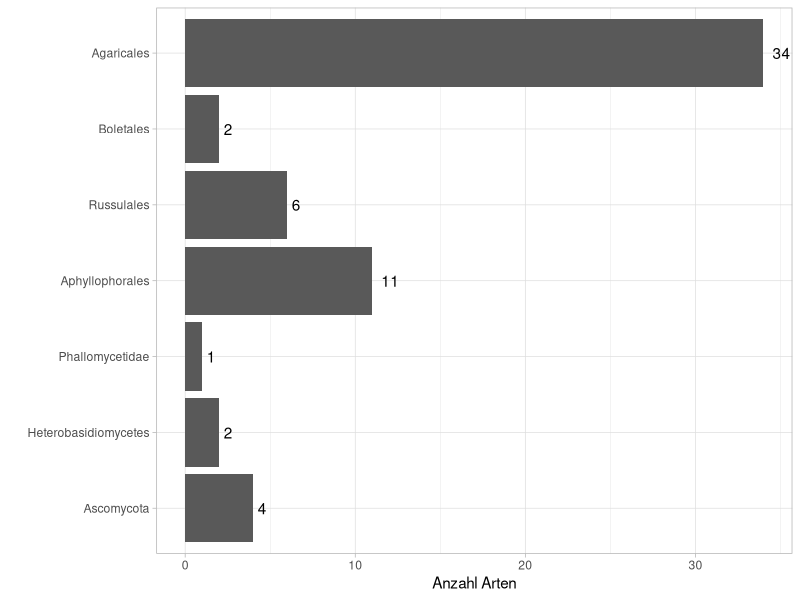
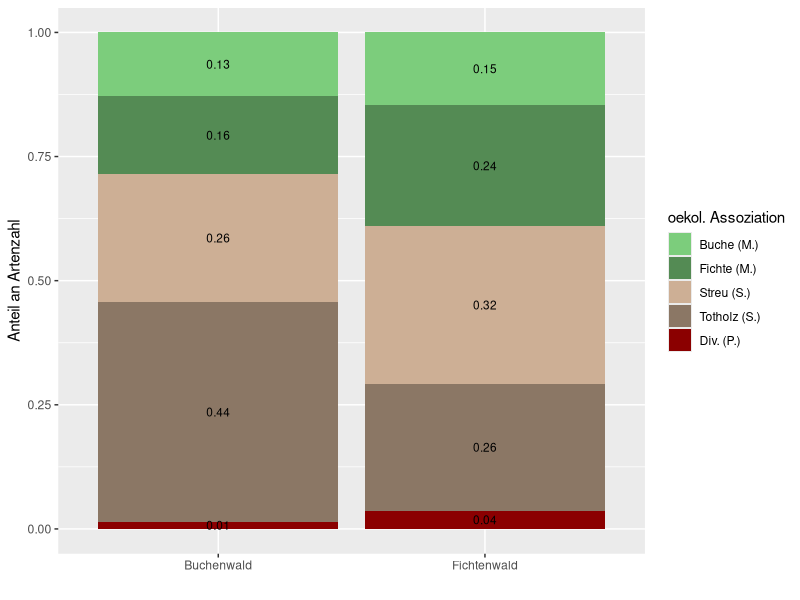
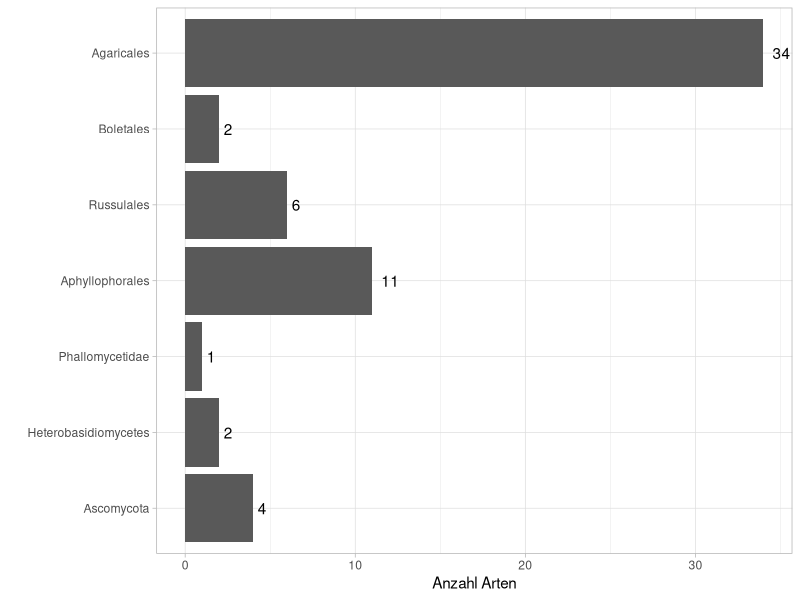
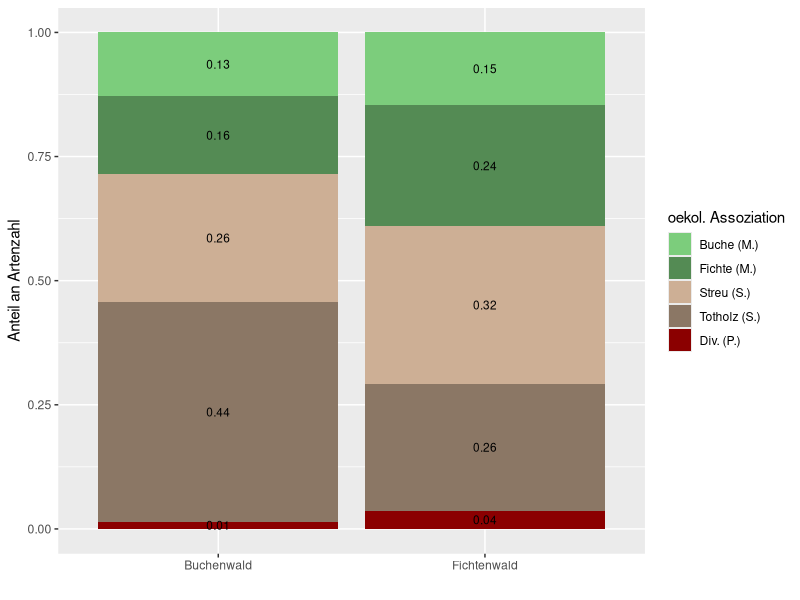

Source code (R) for these figures, in order:
# author: Lucien Schläpfer
# date: 01.11.2017 / updated 22.08.2020

library(ggplot2)
library(reshape2)
library(dplyr) # a.o. for select fxn

#setwd("/Users/lucien_schlaepfer/PycharmProjects/BK2_data_analysis") # TODO: SET RELATIVE PATH??

dat <- read.table("pilze.csv", na.strings="NA", sep = ";", header = T, stringsAsFactors=T)


### create summary columns
# combine by forest type
dat$F <- dat$exk1F+dat$exk2F
dat$B <- dat$exk1B+dat$exk2B
# combine by day (~1 week delta t)
dat$d1 <- dat$exk1F+dat$exk1B
dat$d2 <- dat$exk2F+dat$exk2B

### specify level order of the categorical data features -> right order for plotting
#str(dat)
x <- levels(dat$einteilung)
x <- x[c(3,5,6,2,7,4,1)] # specify order of taxa (loosely by phylogeny)
dat$einteilung <- ordered(dat$einteilung, x) # order by x
dat$ecol <- ordered(dat$ecol, c("M","S","P/H","P"))
#str(dat)

freq.bin <- as.data.frame(+(select(dat, "F", "B", "d1", "d2") >= 1))

#################################################################
######## DATA ANALYSIS ##########################################
#################################################################

# obtain counts of different properties
dat$standortunabh <- (freq.bin$F==1)&(freq.bin$B==1)
dat$fichteonly <- (freq.bin$F==1)&(freq.bin$B==0)
dat$bucheonly <- (freq.bin$F==0)&(freq.bin$B==1)
dat$tagunabh <- (freq.bin$d1==1)&(freq.bin$d2==1)
dat$fichte <- (freq.bin$F==1)
dat$buche <- (freq.bin$B==1)

l <- length(dat$name)
cat("present at pine site only:", sum(dat$fichteonly)/l)
cat("present at beech site only:", sum(dat$bucheonly)/l)
cat("present at both sites:", sum(dat$standortunabh)/l)
cat("present on both days:", sum(dat$tagunabh)/l)

# barplot abundance by taxon
ggplot(dat, aes(x=einteilung))+
  geom_bar()+
  coord_flip()+
  theme_light()+
  scale_fill_grey()+
  labs(x="",y="Anzahl Arten")+
  stat_count(aes(label=..count..), vjust=+0.5, hjust=-0.5, geom="text", position="identity")
ggsave("barplot1 einteilung.png", width=8,height=5)

# detailed ecological function of species by site
ecol.dat <- select(dat, "ecol", "mbaum", "ssubstrat", "fichte", "buche")
ecol.dat <- ecol.dat[complete.cases(ecol.dat$ecol, ecol.dat$mbaum, ecol.dat$ssubstrat),]  #rm rows with NAs in ecol info
# get ecological function information with relevant detail into one column
ecol.dat$finer <- as.character(ecol.dat$ecol)  # factors: encoded as numeric -> need to switch to char to combine vec.s
ecol.dat$finer[ecol.dat$ecol=="M"] <- as.character(ecol.dat$mbaum[ecol.dat$ecol=="M"])
ecol.dat$finer[ecol.dat$ecol=="S"] <- as.character(ecol.dat$ssubstrat[ecol.dat$ecol=="S"])
ecol.dat$finer <- as.factor(ecol.dat$finer)  # generate levels again (for table building)

# obtain counts of ecological function per site
Fichte <- table(ecol.dat$finer[ecol.dat$fichte])
Buche <- table(ecol.dat$finer[ecol.dat$buche])
ecol.tbl <- as.data.frame(rbind(Fichte, Buche))

# distribute hybrid category counts into pure categories
ecol.tbl$B <- ecol.tbl$B+0.5*ecol.tbl$`B/F`
ecol.tbl$F <- ecol.tbl$F+0.5*ecol.tbl$`B/F`
ecol.tbl$H <- ecol.tbl$H+0.5*ecol.tbl$`P/H`+0.5*ecol.tbl$`S/H`
ecol.tbl$P <- ecol.tbl$P+0.5*ecol.tbl$`P/H`
ecol.tbl$S <- ecol.tbl$S+0.5*ecol.tbl$`S/H`
# remove unneeded categories
ecol.tbl$`B/F` <- NULL
ecol.tbl$`P/H` <- NULL
ecol.tbl$`S/H` <- NULL
rownames(ecol.tbl) <- c("Fichtenwald", "Buchenwald")
colnames(ecol.tbl) <- c("Buche (M.)","Fichte (M.)", "Totholz (S.)", "Div. (P.)", "Streu (S.)")
ecol.tbl <- ecol.tbl[,c(1,2,5,3,4)]
#rowSums(ecol.tbl)  # pine: 41 species, beech: 35 species
ecol.f <- ecol.tbl/rowSums(ecol.tbl)  # normalise
ecol.f$wald <- rownames(ecol.f)
ecol.f.m <- melt(ecol.f, id.vars = "wald")

# generate stacked barplot
ggplot(ecol.f.m, aes(x = wald, y = value, fill = variable, label = round(value,2))) + #label rounded to 2 decimal places
  geom_bar(stat = "identity") +
  geom_text(size = 3, position = position_stack(vjust = 0.5))+
  labs(x="",y="Anteil an Artenzahl")+
  scale_fill_manual("oekol. Assoziation", values = c("palegreen3", "palegreen4", "peachpuff3","peachpuff4","red4"))
ggsave("w5h8 barplot2 function stacked.png", width=5,height=8)

